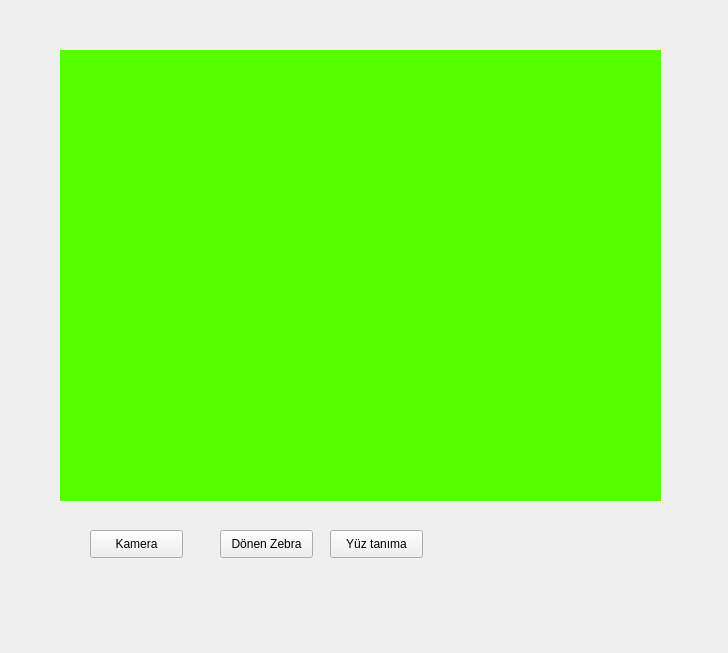
<?xml version="1.0" encoding="UTF-8"?>
<ui version="4.0">
 <class>Form</class>
 <widget class="QWidget" name="Form">
  <property name="geometry">
   <rect>
    <x>0</x>
    <y>0</y>
    <width>728</width>
    <height>653</height>
   </rect>
  </property>
  <property name="windowTitle">
   <string>Form</string>
  </property>
  <widget class="QPushButton" name="btnKameraAc">
   <property name="geometry">
    <rect>
     <x>90</x>
     <y>530</y>
     <width>93</width>
     <height>28</height>
    </rect>
   </property>
   <property name="text">
    <string>Kamera</string>
   </property>
  </widget>
  <widget class="QLabel" name="lblCam">
   <property name="geometry">
    <rect>
     <x>60</x>
     <y>50</y>
     <width>601</width>
     <height>451</height>
    </rect>
   </property>
   <property name="styleSheet">
    <string notr="true">background-color: rgb(85, 255, 0);</string>
   </property>
   <property name="text">
    <string/>
   </property>
  </widget>
  <widget class="QPushButton" name="btnAnimation">
   <property name="geometry">
    <rect>
     <x>220</x>
     <y>530</y>
     <width>93</width>
     <height>28</height>
    </rect>
   </property>
   <property name="text">
    <string>Dönen Zebra</string>
   </property>
  </widget>
  <widget class="QPushButton" name="btnYuzTanima">
   <property name="geometry">
    <rect>
     <x>330</x>
     <y>530</y>
     <width>93</width>
     <height>28</height>
    </rect>
   </property>
   <property name="text">
    <string>Yüz tanıma</string>
   </property>
  </widget>
 </widget>
 <resources/>
 <connections/>
</ui>
